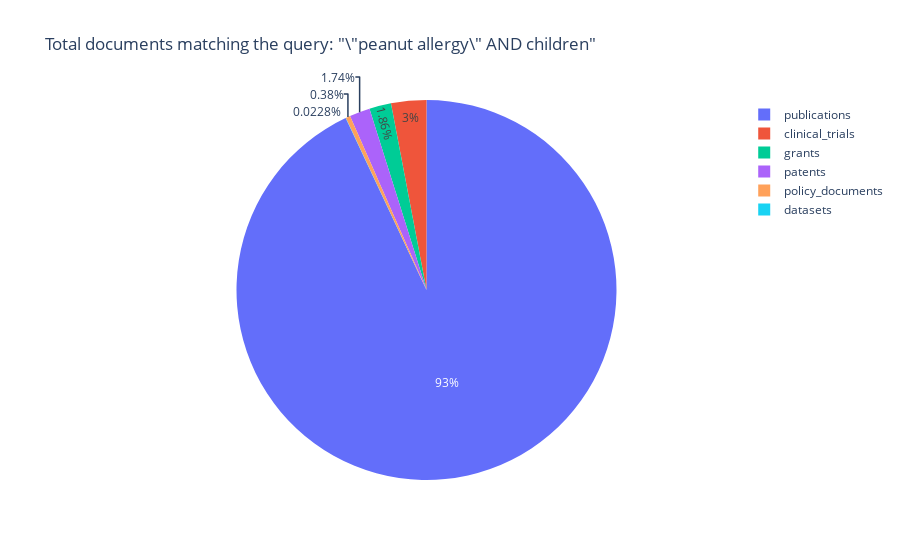

The notebook cell saved with this chart:
### Markdown cell above
## 2. Plotting the results 

In this section we use [plotly](https://plotly.com/python/) in order to visualize the data we extracted.

### Code cell
px.pie(df.groupby("source", as_index=False).sum(), 
       names="source", 
       values="objects", 
       title=f"Total documents matching the query: \"{keywords}\"")

### Figure 1 — Plotly figure (JSON) as saved in the notebook; plotly's stock layout.template omitted (floating-point values rounded to 4 significant figures)
{"data": [{"domain": {"x": [0, 1], "y": [0, 1]}, "hovertemplate": "source=%{label}<br>objects=%{value}<extra></extra>", "labels": ["clinical_trials", "datasets", "grants", "patents", "policy_documents", "publications"], "legendgroup": "", "name": "", "showlegend": true, "type": "pie", "values": [394, 3, 244, 229, 50, 12226]}], "layout": {"autosize": true, "legend": {"tracegroupgap": 0}, "title": {"text": "Total documents matching the query: \"\\\"peanut allergy\\\" AND children\""}}}
